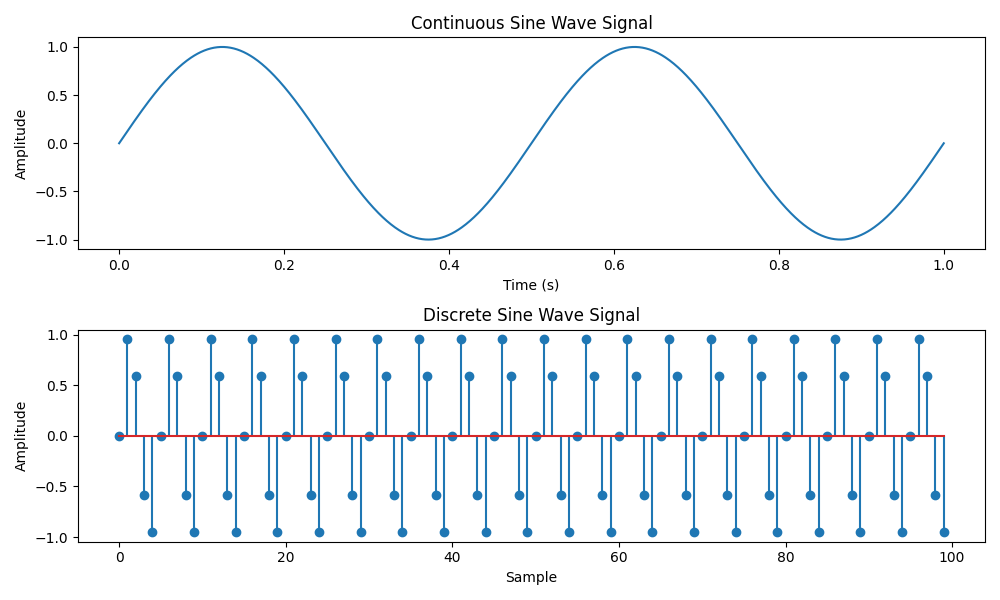

Source code (Python):
import matplotlib.pyplot as plt
import numpy as np


def simulate_continuous_sine_wave(time, amplitude, frequency, phase):
    sine_wave = amplitude * np.sin(2 * np.pi * frequency * time + phase)
    return sine_wave


def simulate_discrete_sine_wave(num_samples, sampling_frequency, amplitude, 
                                frequency, phase):
    time = np.arange(num_samples) / sampling_frequency
    sine_wave = amplitude * np.sin(2 * np.pi * frequency * time + phase)
    return sine_wave


# Define the time range for the continuous sine wave signal
time = np.linspace(0, 1, 1000)  # Time range from 0 to 1 second

# Define the number of samples, sampling frequency, and parameters for the 
# discrete sine wave signal
num_samples = 100  # Number of samples
sampling_frequency = 10  # Sampling frequency in Hz
amplitude = 1  # Amplitude of the sine wave
frequency = 2  # Frequency of the sine wave in Hz
phase = 0  # Phase angle of the sine wave in radians

# Simulate the continuous sine wave signal
continuous_sine_wave = simulate_continuous_sine_wave(
    time, amplitude, frequency, phase)

# Simulate the discrete sine wave signal
discrete_sine_wave = simulate_discrete_sine_wave(
    num_samples, sampling_frequency, amplitude, frequency, phase)

# Plot and display the continuous and discrete sine wave signals
plt.figure(figsize=(10, 6))
plt.subplot(2, 1, 1)
plt.plot(time, continuous_sine_wave)
plt.title('Continuous Sine Wave Signal')
plt.xlabel('Time (s)')
plt.ylabel('Amplitude')

plt.subplot(2, 1, 2)
plt.stem(discrete_sine_wave)
plt.title('Discrete Sine Wave Signal')
plt.xlabel('Sample')
plt.ylabel('Amplitude')

plt.tight_layout()
plt.show()
